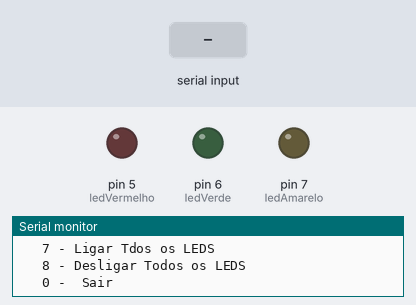
Bench run of a sketch on a simulated Arduino Uno, built with avr-gcc and run on an emulated ATmega328P. Parts: output pins drawn as LEDs (lit = HIGH), the last lines printed to the serial monitor. The test bench sets the inputs (shaded band).

Above: at 1.2 s.
1.3 s: "1\n" received over Serial
At 1.7 s:
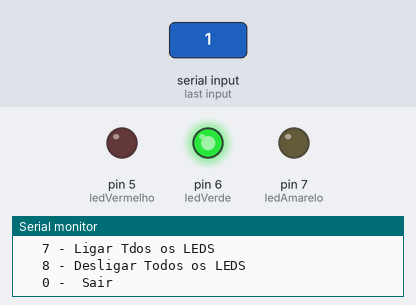
2.8 s: "3\n" received over Serial
At 3.8 s:
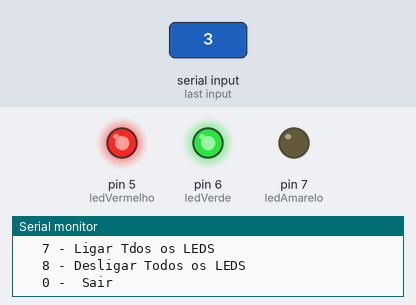
4.3 s: "2\n" received over Serial
At 4.9 s:
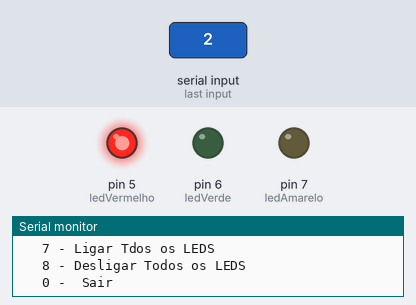
5.8 s: "5\n" received over Serial
At 7.1 s:
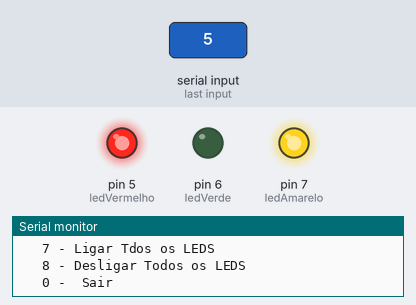
7.4 s: "4\n" received over Serial
At 8.3 s:
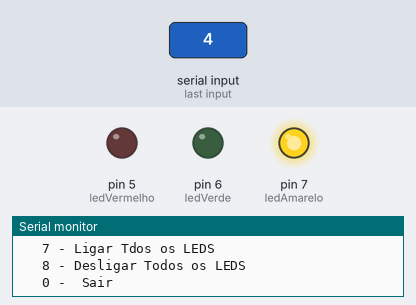
9.0 s: "1\n" received over Serial
At 10.4 s:
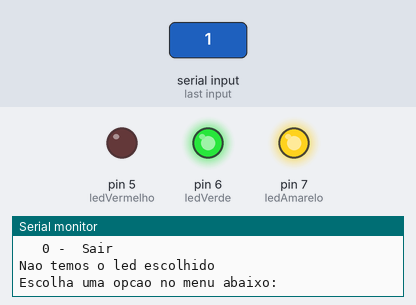
Timing chart, 0 to 11.5 s (numbered marks = the images above; inputs shaded):
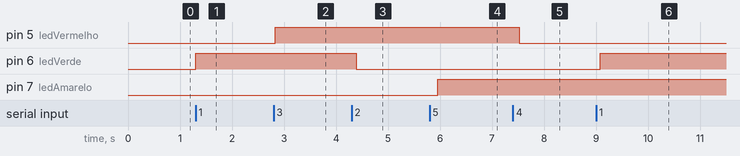

The sketch:

leds1.ino
```cpp
// Variáveis dos LEDs
int ledVermelho = 5;
int ledVerde = 6;
int ledAmarelo = 7;
int opcao;
int sair;

void setup()
{
  pinMode(ledVermelho, OUTPUT);
  pinMode(ledVerde, OUTPUT);
  pinMode(ledAmarelo, OUTPUT);
  Serial.begin(9600);
}

void loop()
{
  Serial.println("Escolha uma opcao no menu abaixo:");
  Serial.println("   1 - Ligar LED Verde");
  Serial.println("   2 - Desligar LED Verde");
  Serial.println("   3 - Ligar LED Vermelho");
  Serial.println("   4 - Desligar LED Vermelho");
  Serial.println("   5 - Ligar LED Amarelo");
  Serial.println("   6 - Desligar LED Amarelo");
  Serial.println("   7 - Ligar Tdos os LEDS ");
  Serial.println("   8 - Desligar Todos os LEDS");
  Serial.println("   0 -  Sair");
  Serial.println();

  while(!Serial.available());
  opcao = Serial.parseInt();


  switch(opcao) {
    case 1:
    Serial.println("Voce escolheu Ligar LED Verde");
    digitalWrite(ledVerde, HIGH);
    break;
    case 2:
    Serial.println("Voce escolheu Desligar LED Verde");
    digitalWrite(ledVerde, LOW);
    break;
    case 3:
    Serial.println("Voce escolheu Ligar LED Vermelho");
    digitalWrite(ledVermelho, HIGH);
    break;
    case 4:
    Serial.println("Voce escolheu Desligar LED Vermelho");
    digitalWrite(ledVermelho, LOW);
    break;
    case 5:
    Serial.println("Voce escolheu Ligar LED Amarelo");
    digitalWrite(ledAmarelo, HIGH);
    break;
    case 6:
    Serial.println("Voce escolheu Desligar LED Amarelo");
    digitalWrite(ledAmarelo, LOW);
    break;
    case 7:
    Serial.println("Voce escolheu Ligar Todos os LEDS ");
    digitalWrite(ledVermelho, HIGH);
    digitalWrite(ledVerde, HIGH);
    digitalWrite(ledAmarelo, HIGH);
    break;
    case 8:
    Serial.println("Voce escolheu Desligar Todos os LEDS");
    digitalWrite(ledVermelho, LOW);
    digitalWrite(ledVerde, LOW);
    digitalWrite(ledAmarelo, LOW);
    break;
    default :
    Serial.println("Nao temos o led escolhido");
  }

}
```

Measured:
- after the input at 1.3 s, pin 6 (ledVerde): LOW → HIGH at once
- after the input at 2.8 s, pin 5 (ledVermelho): LOW → HIGH at once
- after the input at 4.3 s, pin 6 (ledVerde): HIGH → LOW after 0.09 s
- after the input at 5.8 s, pin 7 (ledAmarelo): LOW → HIGH after 0.15 s
- after the input at 7.4 s, pin 5 (ledVermelho): HIGH → LOW after 0.12 s
- after the input at 9.0 s, pin 6 (ledVerde): LOW → HIGH after 0.08 s
